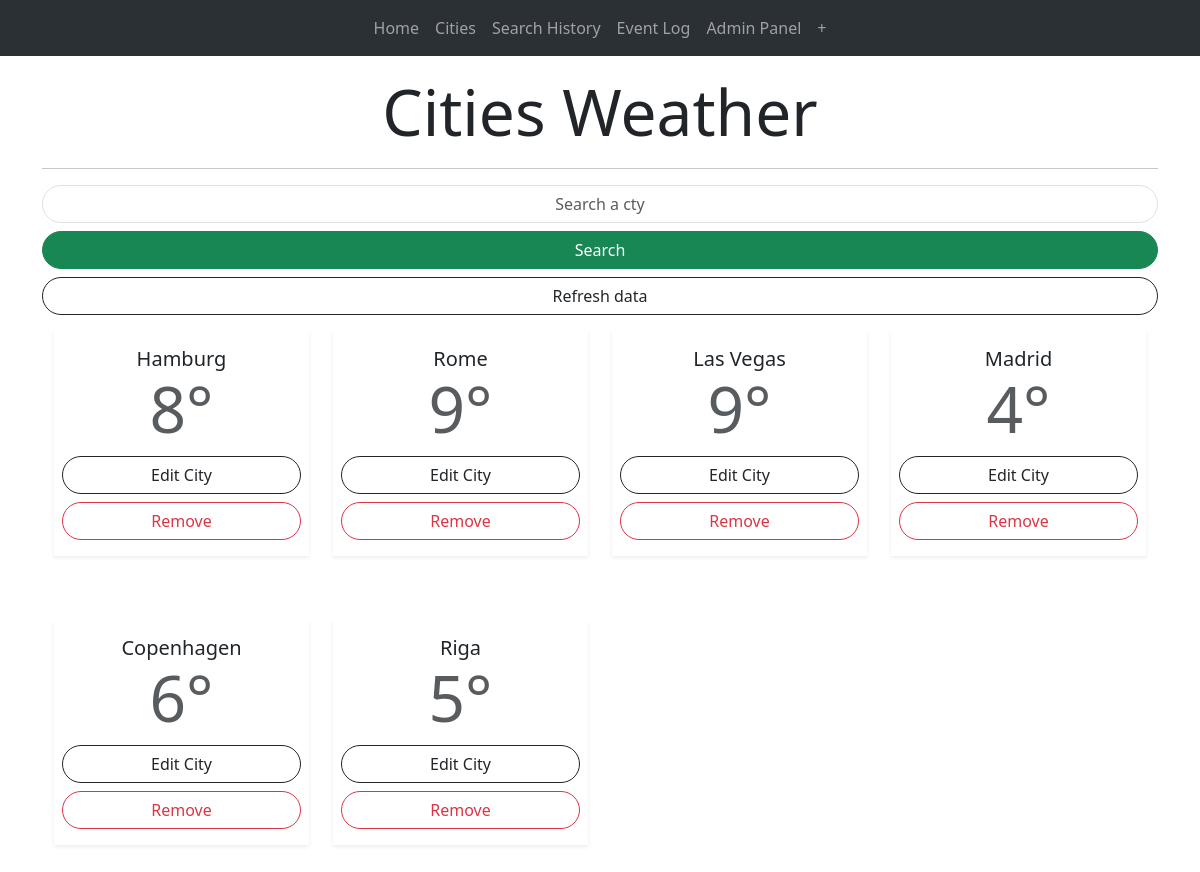
Before: /cities with the older database file.
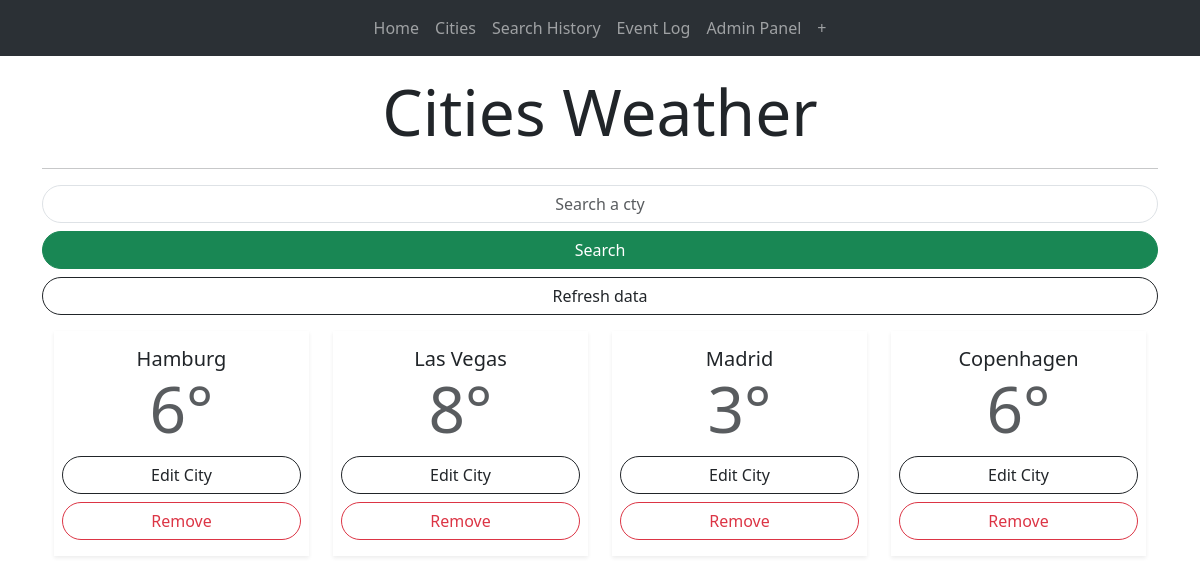
After: the same page with the newer database file.
### app.py (models this page shows)
class Cities_active(db.Model): # Task 3 route /cities - cities of interest
    id = db.Column(db.Integer, primary_key = True, nullable=False)
    city = db.Column(db.String, nullable = False)
    temperature = db.Column(db.String) # store weather data for list item

### app.py (the view)
@app.route("/cities",methods = ["GET", "POST"]) # Display main app with weather cards
def cities_of_interest_route():
    with app.app_context():
        cityquery = Cities_active.query.all()
    return render_template("cities.html",cityquery=cityquery)

### templates/cities.html (shortened to what this page needs)
{% extends "base.html" %}
{% block main %}
<h1 class="display-3 fw-normal lh-1 mt-4 mb-4 text-center">Cities Weather</h1>
<hr class="featurette-divider">
<form action="/searchcity" method="POST">
    <div class="form-group">
        <input class="form-control mt-2 rounded-pill text-center" type="text" name="form_search" placeholder="Search a cty">
        <div class="d-grid">
            <button class="btn btn-success btn-block mt-2 rounded-pill" type="submit">Search</button>
        </div>
    </div>
</form>
<a href="/updateall">
    <div class="d-grid">
        <button class="btn btn-outline-dark btn-block mt-2 rounded-pill" type="submit">Refresh data</button>
    </div>
</a>
<div class="container">
    <div class="row text-center">
        {% for city in cityquery %}
        <div class="col-xl-3 col-sm-6 mt-3 mb-5">
            <div class="bg-white shadow-sm py-3 px-2">
                <h5 class="mb-0">{{ city.city }}</h5><span class="display-3 text-uppercase text-muted">{{ city.temperature }}°</span>
                <a href="/update/{{ city.city }}/{{ city.id }}",action="POST">
                    <div class="d-grid">
                        <button class="btn btn-outline-dark btn-block mt-2 rounded-pill" type="submit">Edit City</button>
                    </div>
                </a>
                <a href="/removecity/{{city.id}}",action="POST">
                    <div class="d-grid">
                        <button class="btn btn-outline-danger btn-block mt-2 rounded-pill" type="submit">Remove</button>
                    </div>
                </a>
            </div>
        </div>
        {% endfor %}
    </div>
</div>
{% endblock %}

Changed rows visible on the page:
removed Cities_active: city "Rome", temperature "9"
removed Cities_active: city "Riga", temperature "5"
changed Cities_active "Hamburg": temperature "8" → "6"
changed Cities_active "Las Vegas": temperature "9" → "8"
changed Cities_active "Madrid": temperature "4" → "3"
